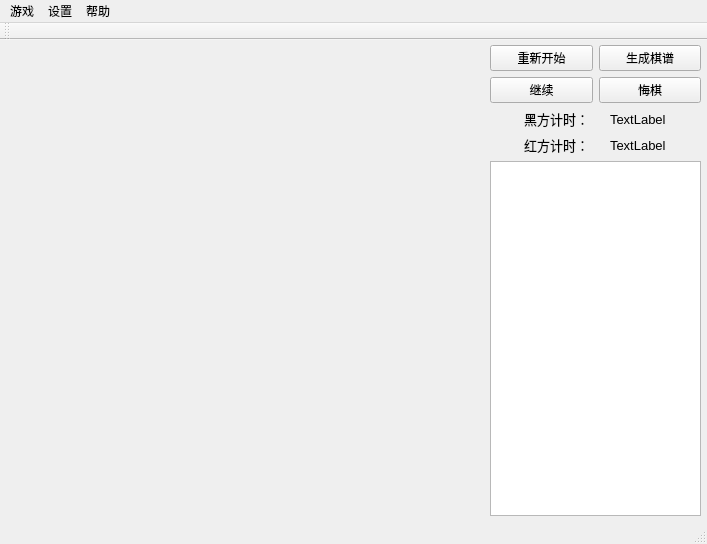
<?xml version="1.0" encoding="UTF-8"?>
<ui version="4.0">
 <class>MainWindow</class>
 <widget class="QMainWindow" name="MainWindow">
  <property name="geometry">
   <rect>
    <x>0</x>
    <y>0</y>
    <width>707</width>
    <height>544</height>
   </rect>
  </property>
  <property name="sizePolicy">
   <sizepolicy hsizetype="Fixed" vsizetype="Fixed">
    <horstretch>0</horstretch>
    <verstretch>0</verstretch>
   </sizepolicy>
  </property>
  <property name="minimumSize">
   <size>
    <width>707</width>
    <height>544</height>
   </size>
  </property>
  <property name="maximumSize">
   <size>
    <width>707</width>
    <height>544</height>
   </size>
  </property>
  <property name="windowTitle">
   <string>MainWindow</string>
  </property>
  <widget class="QWidget" name="centralwidget">
   <widget class="ChessBoard" name="game_board_widget" native="true">
    <property name="geometry">
     <rect>
      <x>0</x>
      <y>5</y>
      <width>470</width>
      <height>470</height>
     </rect>
    </property>
   </widget>
   <widget class="QWidget" name="widget_2" native="true">
    <property name="geometry">
     <rect>
      <x>490</x>
      <y>5</y>
      <width>211</width>
      <height>471</height>
     </rect>
    </property>
    <layout class="QGridLayout" name="gridLayout">
     <item row="6" column="0">
      <widget class="QTextBrowser" name="log_text_browser"/>
     </item>
     <item row="5" column="0">
      <layout class="QHBoxLayout" name="horizontalLayout_2">
       <item>
        <spacer name="horizontalSpacer_4">
         <property name="orientation">
          <enum>Qt::Horizontal</enum>
         </property>
         <property name="sizeHint" stdset="0">
          <size>
           <width>40</width>
           <height>20</height>
          </size>
         </property>
        </spacer>
       </item>
       <item>
        <widget class="QLabel" name="label_3">
         <property name="font">
          <font>
           <pointsize>10</pointsize>
          </font>
         </property>
         <property name="text">
          <string>红方计时：    </string>
         </property>
        </widget>
       </item>
       <item>
        <widget class="QLabel" name="red_time_label">
         <property name="font">
          <font>
           <pointsize>10</pointsize>
          </font>
         </property>
         <property name="text">
          <string>TextLabel</string>
         </property>
        </widget>
       </item>
       <item>
        <spacer name="horizontalSpacer_2">
         <property name="orientation">
          <enum>Qt::Horizontal</enum>
         </property>
         <property name="sizeHint" stdset="0">
          <size>
           <width>40</width>
           <height>20</height>
          </size>
         </property>
        </spacer>
       </item>
      </layout>
     </item>
     <item row="4" column="0">
      <layout class="QHBoxLayout" name="horizontalLayout">
       <item>
        <spacer name="horizontalSpacer_3">
         <property name="orientation">
          <enum>Qt::Horizontal</enum>
         </property>
         <property name="sizeHint" stdset="0">
          <size>
           <width>40</width>
           <height>20</height>
          </size>
         </property>
        </spacer>
       </item>
       <item>
        <widget class="QLabel" name="label">
         <property name="font">
          <font>
           <pointsize>10</pointsize>
          </font>
         </property>
         <property name="text">
          <string>黑方计时：    </string>
         </property>
        </widget>
       </item>
       <item>
        <widget class="QLabel" name="black_time_label">
         <property name="font">
          <font>
           <pointsize>10</pointsize>
          </font>
         </property>
         <property name="text">
          <string>TextLabel</string>
         </property>
        </widget>
       </item>
       <item>
        <spacer name="horizontalSpacer">
         <property name="orientation">
          <enum>Qt::Horizontal</enum>
         </property>
         <property name="sizeHint" stdset="0">
          <size>
           <width>40</width>
           <height>20</height>
          </size>
         </property>
        </spacer>
       </item>
      </layout>
     </item>
     <item row="2" column="0">
      <layout class="QHBoxLayout" name="horizontalLayout_4">
       <item>
        <widget class="QPushButton" name="pushButton_restart">
         <property name="text">
          <string>重新开始</string>
         </property>
        </widget>
       </item>
       <item>
        <widget class="QPushButton" name="pushButton_manual">
         <property name="text">
          <string>生成棋谱</string>
         </property>
        </widget>
       </item>
      </layout>
     </item>
     <item row="3" column="0">
      <layout class="QHBoxLayout" name="horizontalLayout_3">
       <item>
        <widget class="QPushButton" name="pushButton_goon">
         <property name="text">
          <string>继续</string>
         </property>
        </widget>
       </item>
       <item>
        <widget class="QPushButton" name="pushButton_regret">
         <property name="text">
          <string>悔棋</string>
         </property>
        </widget>
       </item>
      </layout>
     </item>
    </layout>
   </widget>
  </widget>
  <widget class="QMenuBar" name="menubar">
   <property name="geometry">
    <rect>
     <x>0</x>
     <y>0</y>
     <width>707</width>
     <height>23</height>
    </rect>
   </property>
   <widget class="QMenu" name="menu">
    <property name="title">
     <string>游戏</string>
    </property>
    <addaction name="new_game_act"/>
    <addaction name="quit_game_act"/>
   </widget>
   <widget class="QMenu" name="menu_2">
    <property name="title">
     <string>设置</string>
    </property>
    <addaction name="game_setting_act"/>
   </widget>
   <widget class="QMenu" name="menu_3">
    <property name="title">
     <string>帮助</string>
    </property>
    <addaction name="game_rule_act"/>
    <addaction name="game_about_act"/>
   </widget>
   <addaction name="menu"/>
   <addaction name="menu_2"/>
   <addaction name="menu_3"/>
  </widget>
  <widget class="QStatusBar" name="statusbar"/>
  <widget class="QToolBar" name="toolBar">
   <property name="windowTitle">
    <string>toolBar</string>
   </property>
   <attribute name="toolBarArea">
    <enum>TopToolBarArea</enum>
   </attribute>
   <attribute name="toolBarBreak">
    <bool>false</bool>
   </attribute>
  </widget>
  <action name="game_rule_act">
   <property name="text">
    <string>游戏规则</string>
   </property>
  </action>
  <action name="game_about_act">
   <property name="text">
    <string>关于</string>
   </property>
  </action>
  <action name="new_game_act">
   <property name="text">
    <string>新游戏</string>
   </property>
  </action>
  <action name="quit_game_act">
   <property name="text">
    <string>退出</string>
   </property>
  </action>
  <action name="game_setting_act">
   <property name="text">
    <string>对局设置</string>
   </property>
  </action>
 </widget>
 <customwidgets>
  <customwidget>
   <class>ChessBoard</class>
   <extends>QWidget</extends>
   <header>chess_board</header>
   <container>1</container>
  </customwidget>
 </customwidgets>
 <resources/>
 <connections/>
</ui>
